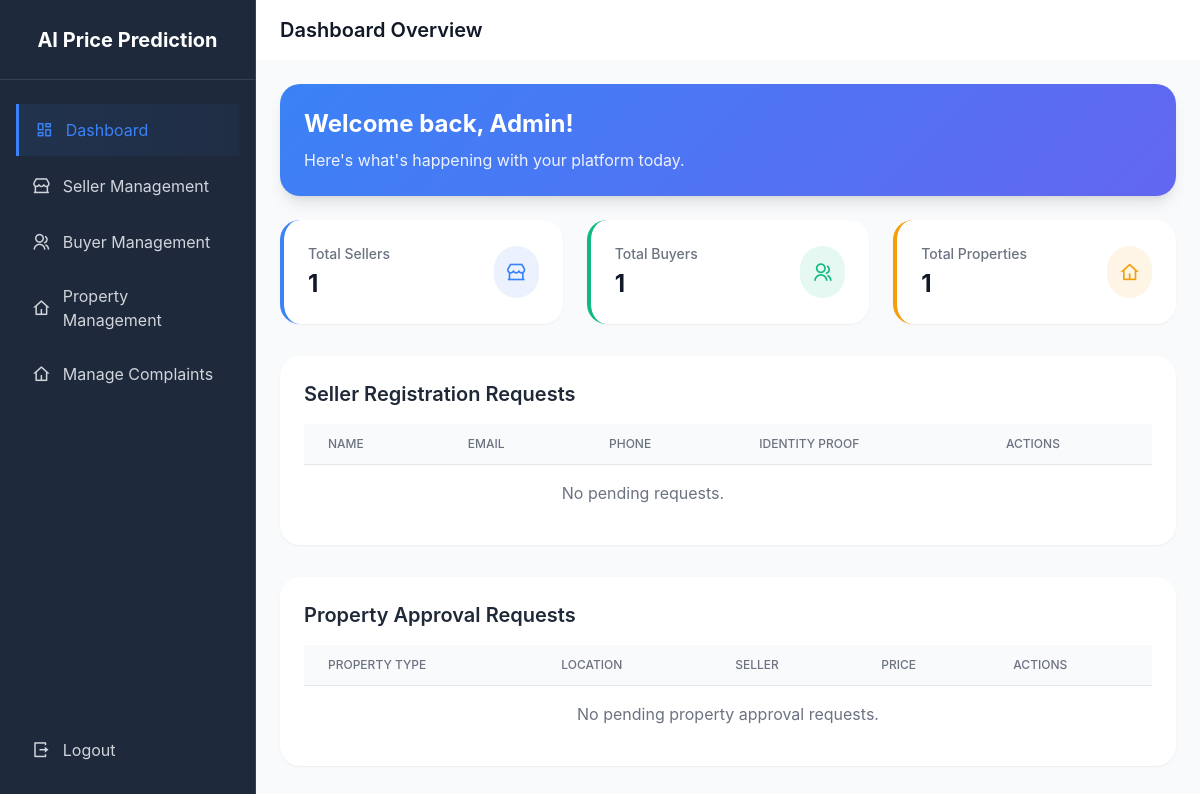
Page /dashboard/ on the earlier database version.
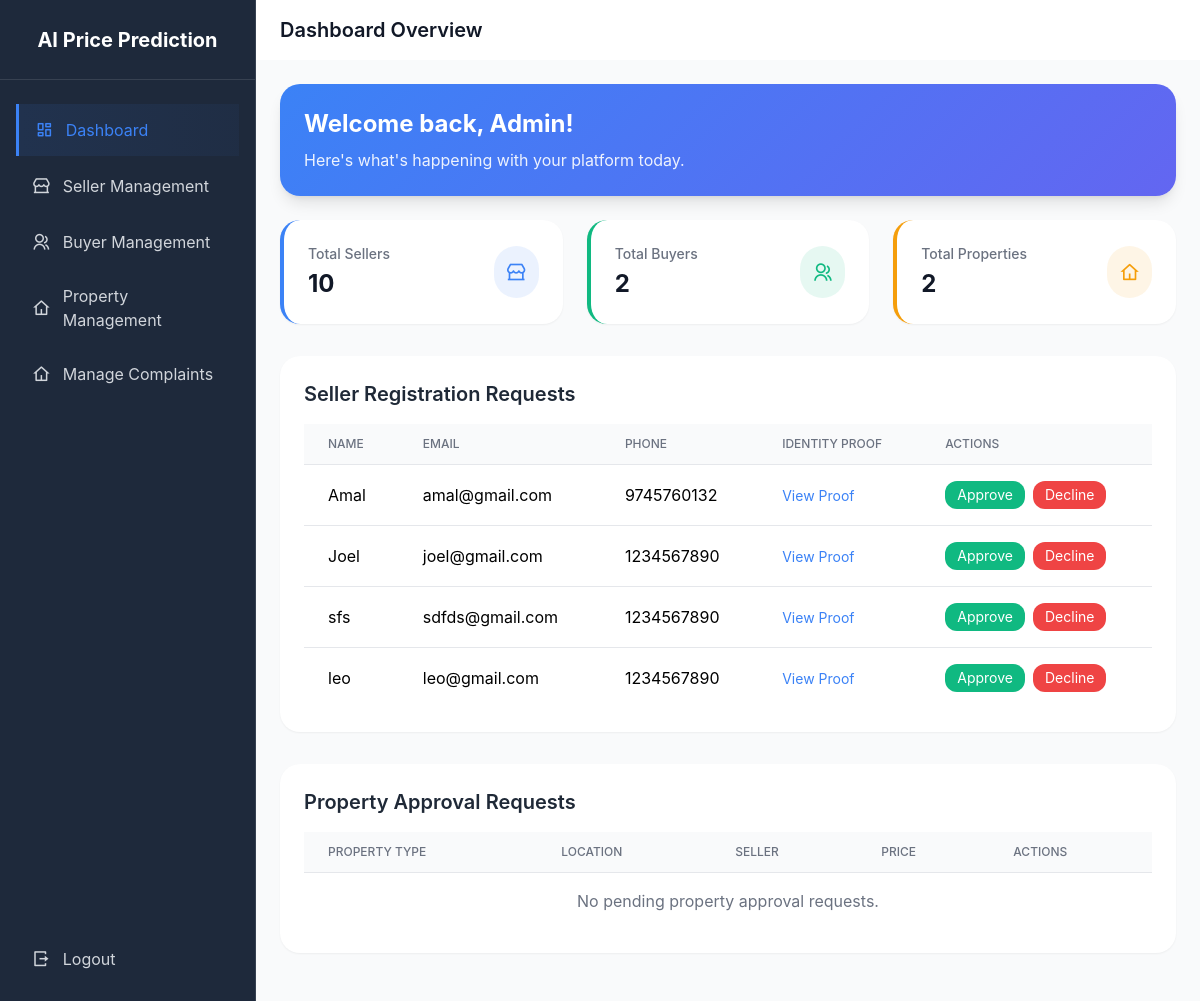
Same page on the later database version.
### app/models.py (models this page shows, shortened)
class CustomUser(AbstractBaseUser, PermissionsMixin):
    username = models.CharField(max_length=150, unique=True)
    email = models.EmailField(unique=True)
    phone = models.CharField(max_length=15)
    address = models.TextField()
    gender = models.CharField(max_length=10)
    profile_pic = models.ImageField(upload_to='profile_pics/', blank=True, null=True)
    proof_of_identity = models.FileField(upload_to='identity_proofs/', null=True, blank=True)
    is_blocked = models.BooleanField(default=False)
    is_approved = models.BooleanField(default=False)
    is_active = models.BooleanField(default=True)
    is_staff = models.BooleanField(default=False)
    USERNAME_FIELD = 'username'
    REQUIRED_FIELDS = ['email']
    objects = CustomUserManager()

### app/views.py (the view)
# urls.py: path('dashboard/',views.dashboard,name='dashboard'),
def dashboard(request):
    pending_sellers = CustomUser.objects.filter(is_approved=False,is_superuser=False)
    pending_properties = Property.objects.filter(is_approved=False)
    total_sellers = CustomUser.objects.filter(is_superuser=False).count()
    total_properties = Property.objects.count()
    total_buyers = Buyer.objects.filter(is_staff=False).count()
    return render(request, "dashboard.html", {"pending_sellers": pending_sellers,'pending_properties': pending_properties,'total_sellers': total_sellers, 'total_properties': total_properties,'total_buyers': total_buyers})

### app/templates/dashboard.html (shortened to what the changed rows need)
<!DOCTYPE html>
<html lang="en">
  <head>
    <script src="https://cdn.tailwindcss.com/3.4.16"></script>
    <link
      href="https://cdn.jsdelivr.net/npm/remixicon@4.5.0/fonts/remixicon.css"
      rel="stylesheet"
    />
  </head>
  <body class="bg-gray-50">
    <div class="flex h-screen overflow-hidden">
      <div class="hidden md:flex md:flex-shrink-0">
        <div class="flex flex-col w-64 bg-dark border-r border-gray-700">
          <div
            class="flex items-center justify-center h-20 px-4 border-b border-gray-700"
          >
            <h1 class="text-xl font-bold text-white">AI Price Prediction</h1>
          </div>
        </div>
      </div>
      <div class="flex flex-col flex-1 overflow-hidden">
        <header class="bg-white shadow-sm">
          <div class="flex items-center justify-between px-6 py-4">
            <div class="flex items-center">
              <h2 class="text-xl font-semibold text-gray-900">
                Dashboard Overview
              </h2>
            </div>
          </div>
        </header>
        <main class="flex-1 overflow-y-auto p-6 bg-gray-50">
          <div
            class="grid grid-cols-1 md:grid-cols-2 lg:grid-cols-3 gap-6 mb-8"
          >
            <div
              class="bg-white p-6 rounded-xl shadow-sm stat-card border-l-4 border-primary hover:border-secondary"
            >
              <div class="flex items-center justify-between">
                <div>
                  <p class="text-sm font-medium text-gray-500">Total Sellers</p>
                  <h4 class="text-2xl font-bold text-gray-900 mt-1">
                    {{ total_sellers }}
                  </h4>
                </div>
              </div>
            </div>
            <div
              class="bg-white p-6 rounded-xl shadow-sm stat-card border-l-4 border-secondary hover:border-info"
            >
              <div class="flex items-center justify-between">
                <div>
                  <p class="text-sm font-medium text-gray-500">Total Buyers</p>
                  <h4 class="text-2xl font-bold text-gray-900 mt-1">
                    {{ total_buyers }}
                  </h4>
                </div>
              </div>
            </div>
            <div
              class="bg-white p-6 rounded-xl shadow-sm stat-card border-l-4 border-warning hover:border-danger"
            >
              <div class="flex items-center justify-between">
                <div>
                  <p class="text-sm font-medium text-gray-500">
                    Total Properties
                  </p>
                  <h4 class="text-2xl font-bold text-gray-900 mt-1">
                    {{ total_properties }}
                  </h4>
                </div>
              </div>
            </div>
          </div>
          <div class="bg-white p-6 rounded-xl shadow-sm mb-8">
            <div class="overflow-x-auto">
              <table class="min-w-full divide-y divide-gray-200">
                <thead class="bg-gray-50">
                  <tr>
                    <th
                      class="px-6 py-3 text-left text-xs font-medium text-gray-500 uppercase"
                    >
                      Name
                    </th>
                    <th
                      class="px-6 py-3 text-left text-xs font-medium text-gray-500 uppercase"
                    >
                      Email
                    </th>
                    <th
                      class="px-6 py-3 text-left text-xs font-medium text-gray-500 uppercase"
                    >
                      Phone
                    </th>
                    <th
                      class="px-6 py-3 text-left text-xs font-medium text-gray-500 uppercase"
                    >
                      Identity Proof
                    </th>
                    <th
                      class="px-6 py-3 text-left text-xs font-medium text-gray-500 uppercase"
                    >
                      Actions
                    </th>
                  </tr>
                </thead>
                <tbody class="bg-white divide-y divide-gray-200">
                  {% for seller in pending_sellers %}
                  <tr>
                    <td class="px-6 py-4 whitespace-nowrap">
                      {{ seller.username }}
                    </td>
                    <td class="px-6 py-4 whitespace-nowrap">
                      {{ seller.email }}
                    </td>
                    <td class="px-6 py-4 whitespace-nowrap">
                      {{ seller.phone }}
                    </td>
                    <td class="px-6 py-4 whitespace-nowrap">
                      {% if seller.proof_of_identity %}
                      <a
                        href="{{ seller.proof_of_identity.url }}"
                        target="_blank"
                        class="text-primary hover:underline text-sm"
                      >
                        View Proof
                      </a>
                      {% else %}
                      <span class="text-gray-400 text-sm">Not uploaded</span>
                      {% endif %}
                    </td>
                    <td class="px-6 py-4 whitespace-nowrap">
                      <div class="flex space-x-2">
                        <form
                          method="post"
                          action="{% url 'approve_seller' seller.id %}"
                        >
                          <button
                            type="submit"
                            class="bg-success hover:bg-green-600 text-white px-3 py-1 rounded-md text-sm"
                          >
                            Approve
                          </button>
                        </form>
                        <form
                          method="post"
                          action="{% url 'decline_seller' seller.id %}"
                        >
                          <button
                            type="submit"
                            class="bg-danger hover:bg-red-600 text-white px-3 py-1 rounded-md text-sm"
                          >
                            Decline
                          </button>
                        </form>
                      </div>
                    </td>
                  </tr>
                  {% empty %}
                  <tr>
                    <td colspan="4" class="text-center text-gray-500 py-4">
                      No pending requests.
                    </td>
                  </tr>
                  {% endfor %}
                </tbody>
              </table>
            </div>
          </div>
          <div class="bg-white p-6 rounded-xl shadow-sm mb-8">
            <div class="overflow-x-auto">
              <table class="min-w-full divide-y divide-gray-200">
                <thead class="bg-gray-50">
                  <tr>
                    <th
                      class="px-6 py-3 text-left text-xs font-medium text-gray-500 uppercase"
                    >
                      Property Type
                    </th>
                    <th
                      class="px-6 py-3 text-left text-xs font-medium text-gray-500 uppercase"
                    >
                      Location
                    </th>
                    <th
                      class="px-6 py-3 text-left text-xs font-medium text-gray-500 uppercase"
                    >
                      Seller
                    </th>
                    <th
                      class="px-6 py-3 text-left text-xs font-medium text-gray-500 uppercase"
                    >
                      Price
                    </th>
                    <th
                      class="px-6 py-3 text-left text-xs font-medium text-gray-500 uppercase"
                    >
                      Actions
                    </th>
                  </tr>
                </thead>
              </table>
            </div>
          </div>
        </main>
      </div>
    </div>
  </body>
</html>

Differences in the rows shown:
added CustomUser: username "Amal", email "amal@gmail.com", phone "9745760132"
added CustomUser: username "Joel", email "joel@gmail.com", phone "1234567890"
added CustomUser: username "sfs", email "sdfds@gmail.com", phone "1234567890"
added CustomUser: username "leo", email "leo@gmail.com", phone "1234567890"
Other differences:
{{ total_sellers }}: "1" → "10"
{{ total_buyers }}: "1" → "2"
{{ total_properties }}: "1" → "2"
text no longer shown: "No pending requests."
